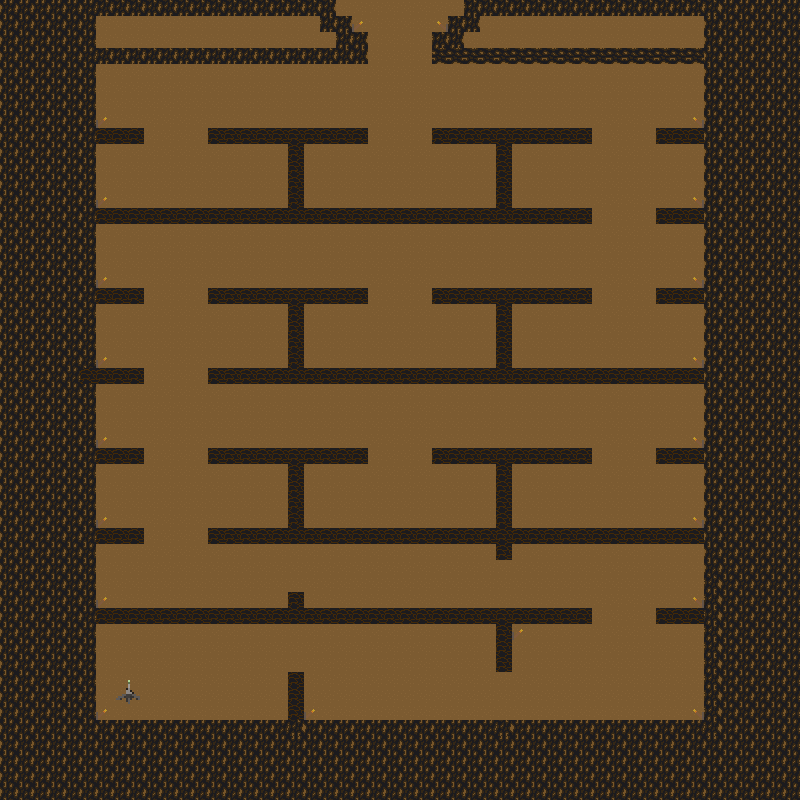

This is a level from a 2D game, rendered from its Tiled map with the project's own tilesets. A one-line summary and the map file follow, with tile-layer data summarised:
An orthogonal 50x50 tile map with 16x16 px tiles, 4 tile layers (Calque de Tuiles 1, Calque de Tuiles 2, torches, obj), 2 tilesets and 47 objects (40x collision, récup, dep, sortie_grotte2, spawn_grotte2, ...).

<map version="1.10" tiledversion="1.10.1" orientation="orthogonal" renderorder="right-down" width="50" height="50" tilewidth="16" tileheight="16" infinite="0" nextlayerid="9" nextobjectid="65">
 <tileset firstgid="1" source="decors.tsx" />
 <tileset firstgid="17" source="decors_32x32.tsx" />
 <layer id="1" name="Calque de Tuiles 1" width="50" height="50">
  <data>[2500 cells, 2500 non-empty, 2 distinct tile ids]</data>
 </layer>
 <layer id="2" name="Calque de Tuiles 2" width="50" height="50">
  <data>[2500 cells, 1845 non-empty, 3 distinct tile ids]</data>
 </layer>
 <layer id="6" name="torches" width="50" height="50">
  <data>[2500 cells, 20 non-empty, 1 distinct tile ids]</data>
 </layer>
 <layer id="5" name="obj" width="50" height="50">
  <data>[2500 cells, 4 non-empty, 4 distinct tile ids]</data>
 </layer>
 <objectgroup id="3" name="récup">
  <object id="1" name="récup" x="110" y="672" width="34.3333" height="33" />
 </objectgroup>
 <objectgroup id="21" name="dep_1">
  <object id="88" name="dep" x="50000" y="50000" width="32" height="30.6667" />
 </objectgroup>
 <objectgroup id="7" name="sortie_grotte2">
  <object id="62" name="sortie_grotte2" x="335" y="-8" width="131" height="15" />
 </objectgroup>
 <objectgroup id="8" name="spawn_grotte2">
  <object id="64" name="spawn_grotte2" x="396" y="39">
   <ellipse />
  </object>
 </objectgroup>
 <objectgroup id="4" name="collision">
  <object id="2" name="collision" x="12" y="34.6667" width="354.667" height="26.6667" />
  <object id="4" name="collision" x="12" y="21.3333" width="332" height="12" />
  <object id="5" name="collision" x="13.3333" y="1.33333" width="317.333" height="24" />
  <object id="6" name="collision" x="433.333" y="34.6667" width="366.667" height="26.6667" />
  <object id="7" name="collision" x="452" y="17.3333" width="348" height="20" />
  <object id="8" name="collision" x="466.667" y="-2.66667" width="332" height="24" />
  <object id="9" name="collision" x="706.667" y="60" width="30.6667" height="754.667" />
  <object id="11" name="collision" x="72" y="60" width="20" height="686.667" />
  <object id="12" name="collision" x="90.6667" y="721.333" width="634.667" height="44" />
  <object id="13" name="collision" x="208" y="528" width="496" height="16" />
  <object id="14" name="collision" x="209.333" y="449.333" width="157.333" height="16" />
  <object id="15" name="collision" x="432" y="448" width="158.667" height="17.3333" />
  <object id="16" name="collision" x="208" y="368" width="505.333" height="14.6667" />
  <object id="17" name="collision" x="92" y="206.667" width="501.333" height="17.3333" />
  <object id="18" name="collision" x="208" y="128" width="158.667" height="14.6667" />
  <object id="19" name="collision" x="430.667" y="128" width="161.333" height="13.3333" />
  <object id="20" name="collision" x="657.333" y="128" width="72" height="16" />
  <object id="22" name="collision" x="93.3333" y="126.667" width="50.6667" height="16" />
  <object id="23" name="collision" x="286.667" y="138.667" width="17.3333" height="68" />
  <object id="25" name="collision" x="287.333" y="299.333" width="17.3333" height="68" />
  <object id="27" name="collision" x="492.667" y="299.333" width="17.3333" height="68" />
  <object id="29" name="collision" x="495.333" y="135.333" width="17.3333" height="68" />
  <object id="30" name="collision" x="492.667" y="464.667" width="17.3333" height="68" />
  <object id="31" name="collision" x="287.333" y="466" width="17.3333" height="68" />
  <object id="32" name="collision" x="286" y="670" width="17.3333" height="68" />
  <object id="35" name="collision" x="89.3333" y="605.333" width="500" height="18.6667" />
  <object id="36" name="collision" x="656" y="606.667" width="70.6667" height="16" />
  <object id="37" name="collision" x="655.333" y="445.333" width="70.6667" height="16" />
  <object id="41" name="collision" x="658" y="289.333" width="70.6667" height="16" />
  <object id="44" name="collision" x="654" y="208" width="70.6667" height="16" />
  <object id="45" name="collision" x="72.6667" y="285.333" width="70.6667" height="16" />
  <object id="48" name="collision" x="70" y="365.333" width="70.6667" height="16" />
  <object id="51" name="collision" x="75.3333" y="446.667" width="70.6667" height="16" />
  <object id="53" name="collision" x="72.6667" y="526.667" width="70.6667" height="16" />
  <object id="56" name="collision" x="497.333" y="522.667" width="13.3333" height="34.6667" />
  <object id="57" name="collision" x="289.333" y="590.667" width="13.3333" height="21.3333" />
  <object id="58" name="collision" x="497.333" y="616" width="16" height="53.3333" />
  <object id="59" name="collision" x="209.333" y="289.333" width="154.667" height="17.3333" />
  <object id="60" name="collision" x="433.333" y="285.333" width="158.667" height="18.6667" />
  <object id="63" name="collision" x="328" y="-7" width="148" height="6" />
 </objectgroup>
 <objectgroup id="13" name="poubelle_verte">
  <object id="66" name="poubelle_verte" x="555555555" y="619.636" width="25.6364" height="21.8182" />
 </objectgroup>
 <objectgroup id="17" name="poubelle_noir">
  <object id="109" name="poubelle_noir" x="5555555" y="620.136" width="26.5" height="21.25" />
 </objectgroup>
 <objectgroup id="18" name="poubelle_jaune">
  <object id="68" name="poubelle_jaune" x="5555555" y="619.455" width="25.4545" height="21.4545" />
 </objectgroup>
</map>